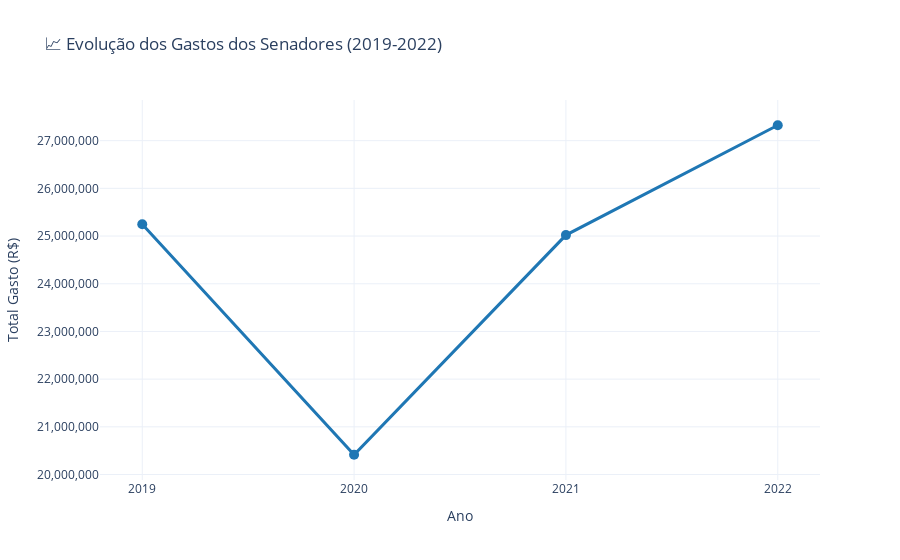

Write notebook code for a chart like this one.
### Code cell
# Gráfico de Linha - Evolução dos Gastos por Ano
fig1 = px.line(
    gastos_por_ano,
    x='Ano',
    y='Total Gasto',
    title='📈 Evolução dos Gastos dos Senadores (2019-2022)',
    markers=True
)

fig1.update_layout(
    xaxis_title='Ano',
    yaxis_title='Total Gasto (R$)',
    yaxis_tickformat=',.0f',
    template='plotly_white',
    font=dict(size=12),
    xaxis=dict(tickmode='array', tickvals=[2019, 2020, 2021, 2022])
)

fig1.update_traces(
    line=dict(width=3, color='#1f77b4'),
    marker=dict(size=10)
)

fig1.show()

### Figure 1 — Plotly figure (JSON) as saved in the notebook; plotly's stock layout.template omitted (floating-point values rounded to 4 significant figures)
{"data": [{"hovertemplate": "Ano=%{x}<br>Total Gasto=%{y}<extra></extra>", "legendgroup": "", "line": {"color": "#1f77b4", "dash": "solid", "width": 3}, "marker": {"size": 10, "symbol": "circle"}, "mode": "lines+markers", "name": "", "orientation": "v", "showlegend": false, "type": "scatter", "x": [2019, 2020, 2021, 2022], "xaxis": "x", "y": [25250000.0, 20410000.0, 25020000.0, 27320000.0], "yaxis": "y"}], "layout": {"font": {"size": 12}, "legend": {"tracegroupgap": 0}, "title": {"text": "📈 Evolução dos Gastos dos Senadores (2019-2022)"}, "xaxis": {"anchor": "y", "domain": [0, 1], "tickmode": "array", "tickvals": [2019, 2020, 2021, 2022], "title": {"text": "Ano"}}, "yaxis": {"anchor": "x", "domain": [0, 1], "tickformat": ",.0f", "title": {"text": "Total Gasto (R$)"}}}}
